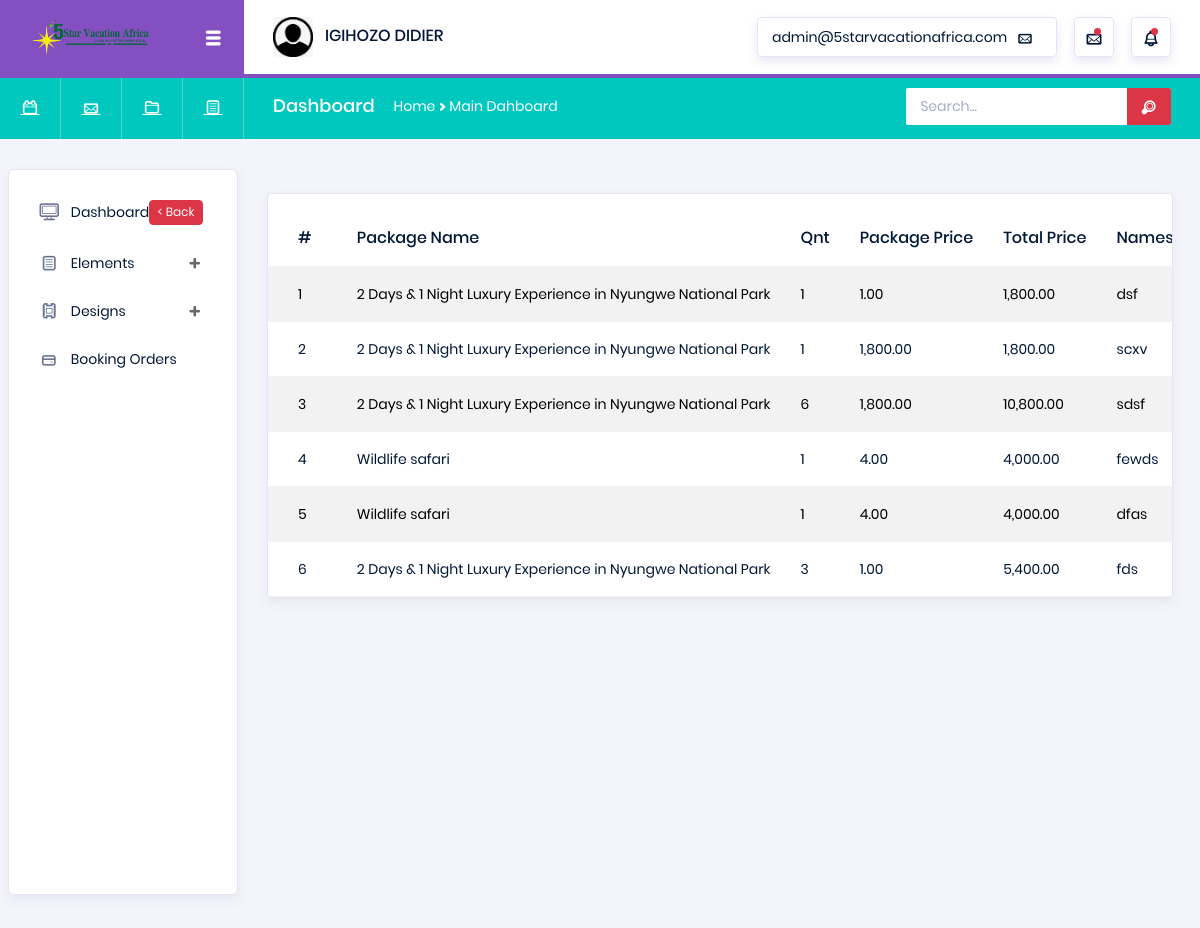
Screenshot of /admin/orders.php (signed in) with the database file from the repository.
### tables this page shows
CREATE TABLE `PackageBooking` (
  `BookingID` int(11) NOT NULL AUTO_INCREMENT,
  `BookingPackageID` int(11) NOT NULL,
  `PackageQuantity` int(11) NOT NULL DEFAULT 1,
  `PricePerPackage` int(11) NOT NULL DEFAULT 0,
  `TotalPrice` int(11) NOT NULL DEFAULT 0,
  `TravelerNames` varchar(255) NOT NULL,
  `TravelerEmail` varchar(255) NOT NULL,
  `TravelerDate` date NOT NULL,
  `TravelerSpecialRequest` text DEFAULT NULL,
  `BookingStatus` int(11) NOT NULL DEFAULT 0,
  `CreatedAt` int(11) NOT NULL,
  `UpdatedAt` int(11) NOT NULL,
  PRIMARY KEY (`BookingID`),
  KEY `idx_booking_package_id` (`BookingPackageID`)
);

CREATE TABLE `Packages` (
  `package_id` int(11) NOT NULL AUTO_INCREMENT,
  `name` varchar(255) NOT NULL,
  `intro` text NOT NULL,
  `description` text NOT NULL,
  `days` int(11) NOT NULL,
  `nights` int(11) NOT NULL,
  `price` decimal(10,2) NOT NULL,
  `travel_type` int(11) NOT NULL,
  `package_type` int(11) NOT NULL,
  `country_id` int(11) NOT NULL,
  `num_persons` int(11) NOT NULL,
  `image` varchar(255) DEFAULT NULL,
  `status` int(11) DEFAULT 1,
  `created_at` datetime DEFAULT current_timestamp(),
  PRIMARY KEY (`package_id`)
);

### admin/orders.php (the view, shortened to what this page needs)
<?php
require("lib/header.php");
@require("../lib/drive.php");
$con = $pdo;
?>
<div class="main-panel">
    <div class="content-wrapper">
        <div class="row">
            <div class="col-md-12">
                <div class="card mt-4">
                    <div class="table-responsive pt-3">
                        <table class="table table-striped project-orders-table" style="font-size:8px!important">
                            <thead>
                                <tr style="font-size:8px!important">
                                    <th>#</th>
                                    <th>Package Name</th>
                                    <th>Qnt</th>
                                    <th>Package Price</th>
                                    <th>Total Price</th>
                                    <th>Names</th>
                                </tr>
                            </thead>
                            <tbody>
                                <?php
                                $stmt = $con->query("
                                    SELECT b.BookingID, b.BookingPackageID, b.TravelerDate, b.PackageQuantity, b.PricePerPackage, b.TotalPrice,
                                           b.TravelerNames, b.TravelerEmail, b.BookingStatus, p.name AS package_name, c.country_name
                                    FROM PackageBooking b
                                    JOIN Packages p ON b.BookingPackageID = p.package_id
                                    JOIN countries c ON p.country_id = c.country_id
                                    ORDER BY b.BookingStatus
                                ");
                                $index = 1;
                                while ($row = $stmt->fetch(PDO::FETCH_ASSOC)) {
                                    $bookingStatus = $row['BookingStatus'] == 0 ? 'Pending' : 'Paid';
                                    if ($row['BookingStatus'] == 0) {
                                        $bookingStatusn = "<span style='background-color:#ffc107; color:white; padding:3px 6px; border-radius:4px;'>".$bookingStatus."</span>";
                                    } else {
                                        $bookingStatusn = "<span style='background-color:#28a745; color:white; padding:3px 6px; border-radius:4px;'>".$bookingStatus."</span>";
                                    }
                                    echo "<tr'>
                                    <td>{$index}</td>
                                    <td>{$row['package_name']}</td>
                                    <td>{$row['PackageQuantity']}</td>
                                    <td>" . number_format($row['PricePerPackage'], 2) . "</td>
                                    <td>" . number_format($row['TotalPrice'], 2) . "</td>
                                    <td>{$row['TravelerNames']}</td>
                                    <td>{$row['TravelerEmail']}</td>
                                    <td>" . substr($row['TravelerDate'], 0, 10) . "</td>
                                    <td>{$bookingStatusn}</td>
                                </tr>";
                                    $index++;
                                }
                                ?>
                            </tbody>
                        </table>
                    </div>
                </div>
            </div>
        </div>
    </div>
</div>

### rows the page displays
packagebooking: packages.name "2 Days & 1 Night Luxury Experience in Nyungwe National Park", PackageQuantity "1", PricePerPackage "1.00", TotalPrice "1,800.00", TravelerNames "dsf"
packagebooking: packages.name "2 Days & 1 Night Luxury Experience in Nyungwe National Park", PackageQuantity "1", PricePerPackage "1,800.00", TotalPrice "1,800.00", TravelerNames "scxv"
packagebooking: packages.name "2 Days & 1 Night Luxury Experience in Nyungwe National Park", PackageQuantity "6", PricePerPackage "1,800.00", TotalPrice "10,800.00", TravelerNames "sdsf"
packagebooking: packages.name "Wildlife safari", PackageQuantity "1", PricePerPackage "4.00", TotalPrice "4,000.00", TravelerNames "fewds"
packagebooking: packages.name "Wildlife safari", PackageQuantity "1", PricePerPackage "4.00", TotalPrice "4,000.00", TravelerNames "dfas"
packagebooking: packages.name "2 Days & 1 Night Luxury Experience in Nyungwe National Park", PackageQuantity "3", PricePerPackage "1.00", TotalPrice "5,400.00", TravelerNames "fds"
